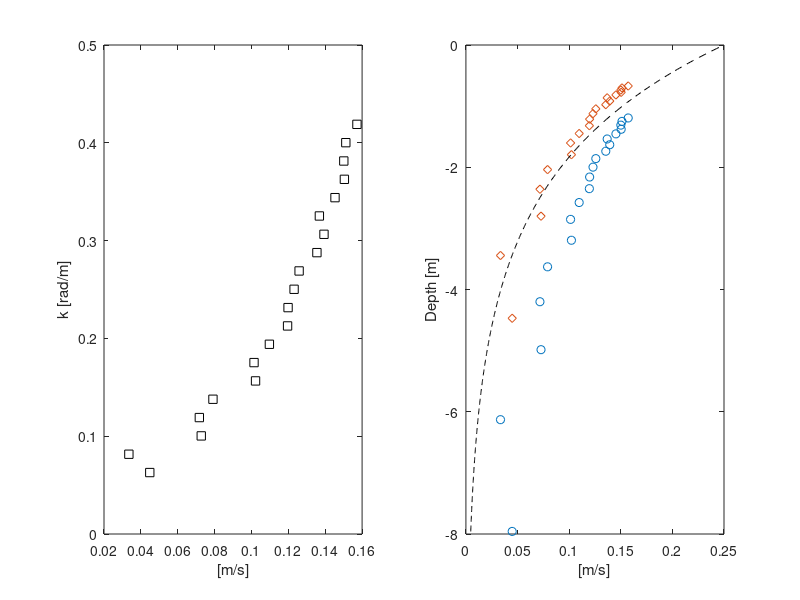

Recreate this plot in MATLAB. (Note: this script raises an error after producing the figure.)
%Example script demonstrating inversion methods for finding the current
%depth profile from wave Doppler shift measurements.
%Infinite depth is assumed.

wavelength_min = 15.0;
wavelength_max = 100;
nWavenumbers = 20;%Number of wavenumbers

wavenumbers = linspace(2*pi/wavelength_max,2*pi/wavelength_min,nWavenumbers);

Uprof = 'exp';%'lin','log','exp','Phillips'...
noise = 1.0e-3;%Rad/s

switch Uprof
    case 'lin'
        U0 = 1.0;%Surface current
        S = 0.2;%Shear strength
        util = -S./(2*wavenumbers) + U0;
        Ufun = @(z) U0 + S*z;
        
    case 'log'
        U0 = 0.4;%Surface velocity.
        z0 = 1e-2;%Roughness length
        uStar = 0.02;%Friction velocity
        kappa = 0.4;
        util = U0 - uStar/kappa*log(1./(2*wavenumbers*1.78)./z0);
        Ufun = @(z) U0 - uStar/kappa*log(abs(z)./z0);
       
    case 'exp'
        U0 = 0.25;
        z1 = 2.0;
        Ufun = @(z) U0*exp(z/z1);
        util = 2*U0*wavenumbers./(1/z1 + 2*wavenumbers);
    case 'Phillips'
        alpha = 0.008;%Constant
        g = 9.81;
        Uw = 20;%Wind speed 
        Ufun = @(z) 2*alpha*Uw.*(exp(2*g./Uw.^2.*z) - ...
            sqrt(-2*pi*g./Uw.^2.*z).*erfc(sqrt(-2*g./Uw.^2.*z)));
        
        util = 2*alpha*Uw*(1 + sqrt(g./Uw.^2./wavenumbers).*...
    (atan(sqrt(g./Uw.^2./wavenumbers)) - pi/2));
        
        
end

%Add the noise.
util = util + randn(1,nWavenumbers)*noise./wavenumbers;


%uTildeLog = polyval(pLog,log(wavenumbers));
%uTildeLin = -pLin(1)./(2*wavenumbers).*tanh(wavenumbers*waterDepth) + pLin(2);
%uTildePhill = 2*alpha*Uwind*(1 + sqrt(g./Uwind.^2./wavenumbers).*...
%    (atan(sqrt(g./Uwind.^2./wavenumbers)) - pi/2));

Z_eff_lin = -(2*wavenumbers).^-1;%Effective depths assuming linear profile.
Z_eff_log = -(3.56*wavenumbers).^-1;%Effective depths assuming logarithmic profile.
Z_eff_Phillips = -pi*(8*wavenumbers).^-1;%Effective depths assuming Phillips Stokes drift profile.

zvect = linspace(Z_eff_lin(1),0,400);

figure(1);subplot(1,2,1);plot(util,wavenumbers,'sk');xlabel('[m/s]');ylabel('k [rad/m]');
figure(1);subplot(1,2,2);plot(...
    util,Z_eff_lin,'o',...
    util,Z_eff_log,'d',...
    Ufun(zvect),zvect,'--k');
xlabel('[m/s]');ylabel('Depth [m]');
legend('Linear','Log','True Profile','Location','se');
drawnow;

%Now find the depth profile.
out = find_current_depth_profile(wavenumbers,util,0*util);
plot_depth_profile_results(out,3,Ufun);







